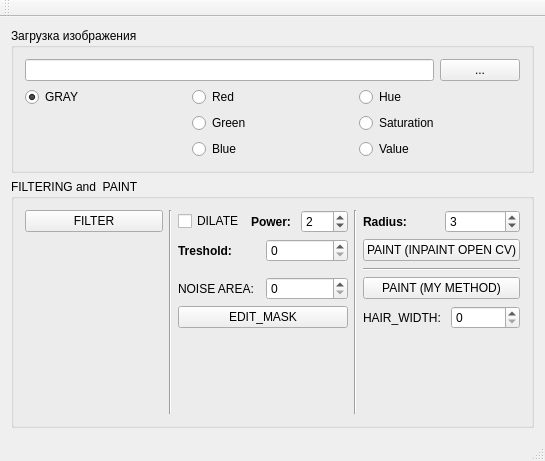
<?xml version="1.0" encoding="UTF-8"?>
<ui version="4.0">
 <class>HaircutMainWidj</class>
 <widget class="QMainWindow" name="HaircutMainWidj">
  <property name="geometry">
   <rect>
    <x>0</x>
    <y>0</y>
    <width>545</width>
    <height>461</height>
   </rect>
  </property>
  <property name="windowTitle">
   <string>HaircutMainWidj</string>
  </property>
  <widget class="QWidget" name="centralWidget">
   <layout class="QGridLayout" name="gridLayout_8">
    <item row="0" column="0">
     <widget class="QGroupBox" name="groupBox_DownloadeFile">
      <property name="title">
       <string>Загрузка изображения</string>
      </property>
      <layout class="QGridLayout" name="gridLayout">
       <item row="0" column="0" colspan="3">
        <layout class="QHBoxLayout" name="horizontalLayout">
         <item>
          <widget class="QLineEdit" name="lineEdit_ImagePath">
           <property name="readOnly">
            <bool>true</bool>
           </property>
          </widget>
         </item>
         <item>
          <widget class="QPushButton" name="pB_DownloadFIle">
           <property name="text">
            <string>...</string>
           </property>
          </widget>
         </item>
        </layout>
       </item>
       <item row="1" column="0">
        <widget class="QRadioButton" name="rB_gray">
         <property name="text">
          <string>GRAY</string>
         </property>
         <property name="checked">
          <bool>true</bool>
         </property>
        </widget>
       </item>
       <item row="1" column="1">
        <widget class="QRadioButton" name="rB_red">
         <property name="text">
          <string>Red</string>
         </property>
        </widget>
       </item>
       <item row="1" column="2">
        <widget class="QRadioButton" name="rB_hue">
         <property name="text">
          <string>Hue</string>
         </property>
        </widget>
       </item>
       <item row="2" column="1">
        <widget class="QRadioButton" name="rB_green">
         <property name="text">
          <string>Green</string>
         </property>
        </widget>
       </item>
       <item row="2" column="2">
        <widget class="QRadioButton" name="rB_saturation">
         <property name="text">
          <string>Saturation</string>
         </property>
        </widget>
       </item>
       <item row="3" column="1">
        <widget class="QRadioButton" name="rB_blue">
         <property name="text">
          <string>Blue</string>
         </property>
        </widget>
       </item>
       <item row="3" column="2">
        <widget class="QRadioButton" name="rB_value">
         <property name="text">
          <string>Value</string>
         </property>
        </widget>
       </item>
      </layout>
     </widget>
    </item>
    <item row="1" column="0" rowspan="2">
     <widget class="QGroupBox" name="groupBox_4">
      <property name="title">
       <string>FILTERING and  PAINT</string>
      </property>
      <layout class="QGridLayout" name="gridLayout_2">
       <item row="4" column="2">
        <widget class="QPushButton" name="pB_CreateMask">
         <property name="font">
          <font>
           <weight>50</weight>
           <bold>false</bold>
          </font>
         </property>
         <property name="text">
          <string>EDIT_MASK</string>
         </property>
        </widget>
       </item>
       <item row="0" column="1" rowspan="6">
        <widget class="Line" name="line_2">
         <property name="orientation">
          <enum>Qt::Vertical</enum>
         </property>
        </widget>
       </item>
       <item row="0" column="0">
        <widget class="QPushButton" name="pB_filter">
         <property name="font">
          <font>
           <weight>50</weight>
           <bold>false</bold>
          </font>
         </property>
         <property name="text">
          <string>FILTER</string>
         </property>
        </widget>
       </item>
       <item row="0" column="3" rowspan="6">
        <widget class="Line" name="line">
         <property name="orientation">
          <enum>Qt::Vertical</enum>
         </property>
        </widget>
       </item>
       <item row="0" column="2">
        <layout class="QHBoxLayout" name="horizontalLayout_5">
         <item>
          <layout class="QHBoxLayout" name="horizontalLayout_3">
           <item>
            <widget class="QCheckBox" name="checkBox_dilate">
             <property name="text">
              <string>DILATE</string>
             </property>
            </widget>
           </item>
           <item>
            <widget class="QLabel" name="label">
             <property name="font">
              <font>
               <weight>75</weight>
               <italic>false</italic>
               <bold>true</bold>
              </font>
             </property>
             <property name="text">
              <string>Power: </string>
             </property>
            </widget>
           </item>
           <item>
            <widget class="QSpinBox" name="spinBox_dilatePower">
             <property name="maximum">
              <number>200</number>
             </property>
             <property name="value">
              <number>2</number>
             </property>
            </widget>
           </item>
          </layout>
         </item>
        </layout>
       </item>
       <item row="0" column="4">
        <layout class="QHBoxLayout" name="horizontalLayout_4">
         <item>
          <widget class="QLabel" name="label_2">
           <property name="font">
            <font>
             <weight>75</weight>
             <bold>true</bold>
            </font>
           </property>
           <property name="text">
            <string>Radius: </string>
           </property>
          </widget>
         </item>
         <item>
          <widget class="QSpinBox" name="sB_inpaintRadius">
           <property name="value">
            <number>3</number>
           </property>
          </widget>
         </item>
        </layout>
       </item>
       <item row="1" column="2">
        <layout class="QHBoxLayout" name="horizontalLayout_2">
         <item>
          <widget class="QLabel" name="label_6">
           <property name="font">
            <font>
             <weight>75</weight>
             <bold>true</bold>
            </font>
           </property>
           <property name="text">
            <string>Treshold: </string>
           </property>
          </widget>
         </item>
         <item>
          <widget class="QSpinBox" name="sB_treshold">
           <property name="maximum">
            <number>255</number>
           </property>
          </widget>
         </item>
        </layout>
       </item>
       <item row="3" column="2">
        <layout class="QHBoxLayout" name="horizontalLayout_7">
         <item>
          <widget class="QLabel" name="lbl_noiseArea">
           <property name="text">
            <string>NOISE AREA: </string>
           </property>
          </widget>
         </item>
         <item>
          <widget class="QSpinBox" name="sB_noiseArea">
           <property name="maximum">
            <number>10000</number>
           </property>
          </widget>
         </item>
        </layout>
       </item>
       <item row="1" column="4">
        <widget class="QPushButton" name="pB_paint">
         <property name="font">
          <font>
           <weight>50</weight>
           <bold>false</bold>
          </font>
         </property>
         <property name="text">
          <string>PAINT (INPAINT OPEN CV)</string>
         </property>
        </widget>
       </item>
       <item row="2" column="4">
        <widget class="Line" name="line_3">
         <property name="orientation">
          <enum>Qt::Horizontal</enum>
         </property>
        </widget>
       </item>
       <item row="3" column="4">
        <widget class="QPushButton" name="pB_myPaint">
         <property name="text">
          <string>PAINT (MY METHOD)</string>
         </property>
        </widget>
       </item>
       <item row="4" column="4">
        <layout class="QHBoxLayout" name="horizontalLayout_6">
         <item>
          <widget class="QLabel" name="lbl_hairWidth">
           <property name="text">
            <string>HAIR_WIDTH: </string>
           </property>
          </widget>
         </item>
         <item>
          <widget class="QSpinBox" name="sB_hairWidth"/>
         </item>
        </layout>
       </item>
      </layout>
     </widget>
    </item>
   </layout>
  </widget>
  <widget class="QMenuBar" name="menuBar">
   <property name="geometry">
    <rect>
     <x>0</x>
     <y>0</y>
     <width>545</width>
     <height>20</height>
    </rect>
   </property>
  </widget>
  <widget class="QToolBar" name="mainToolBar">
   <attribute name="toolBarArea">
    <enum>TopToolBarArea</enum>
   </attribute>
   <attribute name="toolBarBreak">
    <bool>false</bool>
   </attribute>
  </widget>
  <widget class="QStatusBar" name="statusBar"/>
 </widget>
 <layoutdefault spacing="6" margin="11"/>
 <resources/>
 <connections/>
</ui>
